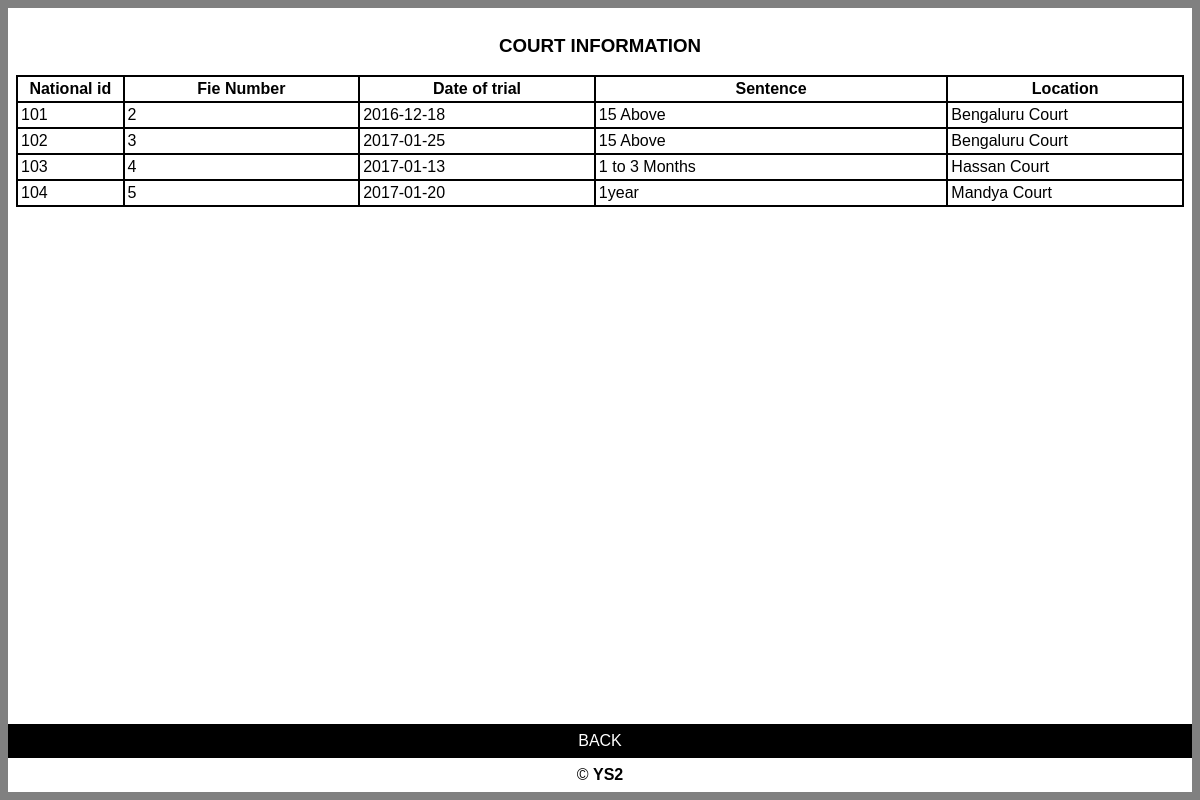
The page /viewcourt1.php on the database its author committed.
### tables this page shows
CREATE TABLE `court` (
  `National_id` int(12) NOT NULL,
  `File_number` varchar(14) NOT NULL,
  `Dateoftrial` date NOT NULL,
  `Sentence` varchar(14) NOT NULL,
  `Location` varchar(15) NOT NULL
);

### viewcourt1.php (the view, shortened to what this page needs)
<html>
<head>
   <link rel="stylesheet" media="screen" href="login.css" >
</head>
<body>
	<table align='center' border='0' bgcolor='black' width='100%' height='100%' cellpadding='8' cellspacing='0' height='200'>
          <tr>
            <td bgcolor='white' valign='top'>
<?php
$db_name="prison";
$tbl_name="court";
$conn=mysqli_connect("localhost", "root","") or die(mysqli_error());
mysqli_select_db($conn,"$db_name")or die("cannot connect");
$sel= mysqli_query($conn,"select * from $tbl_name");
echo"<table align='center' width='100%'  bgcolor='black' border='0' cellpadding='3' cellspacing='2' bgcolor='white'>
<caption><h3>COURT INFORMATION</h3></caption>
<tr bgcolor='white'>
<th width='3%'>National id</th>
<th width='10%'>Fie Number</th>
<th width='10%'>Date of trial</th>
<th width='15%'>Sentence</th>
<th width='10%'>Location</th>
</tr>";
   while($row=mysqli_fetch_array ($sel))
{
echo "<tr bgcolor='white'>";
echo  "<td width='3%'>".$row ['National_id']."</td>";
echo  "<td width='7%'>".$row ['File_number']."</td>";
echo  "<td width='10%'>".$row ['Dateoftrial']."</td>";
echo  "<td width='10%'>".$row ['Sentence']. "</td>";
echo  "<td width='10%'>".$row ['Location']."</td>";
echo "</tr>";
}
echo"</table>";
?>
<br/>
			</td>
          </tr>
          <tr>
			<td align="center" height='4%' bgcolor='black'><a href="officerpanel.php" target="_parent" >BACK <b></b></a>
          </tr>
          <tr>
            <td colspan='3' align='center' bgcolor='white' height='1'>
					&copy; <strong>
                YS2</strong></td>
          </tr>
	</table>
</body>
</head>
</html>

### login.css (style rules this page uses)
body { font: 14px/21px "Lucida Sans", "Lucida Grande", "Lucida Sans Unicode", sans-serif;background:gray; }
a { color:#fff; text-decoration:none; }

### rows shown on the page
court: National_id "101", File_number "2", Dateoftrial "2016-12-18", Sentence "15 Above", Location "Bengaluru Court"
court: National_id "102", File_number "3", Dateoftrial "2017-01-25", Sentence "15 Above", Location "Bengaluru Court"
court: National_id "103", File_number "4", Dateoftrial "2017-01-13", Sentence "1 to 3 Months", Location "Hassan Court"
court: National_id "104", File_number "5", Dateoftrial "2017-01-20", Sentence "1year", Location "Mandya Court"
